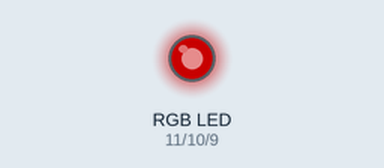
This sketch was run on a simulated Arduino Uno, built with avr-gcc and run on an emulated ATmega328P. On the bench: an RGB LED mixed from three pins (HIGH = lit). Dim RGB values are drawn brighter than linear.

Above: at 0.05 s.
At 1.5 s:
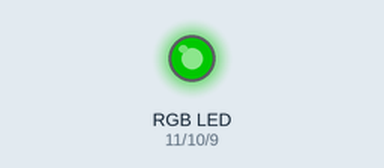
At 3.0 s:
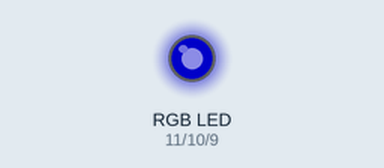
At 3.75 s:
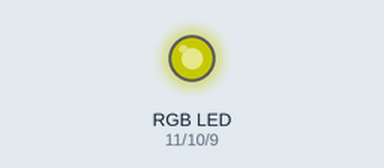
At 4.5 s:
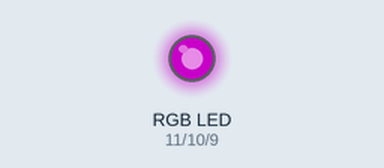
At 6.0 s:
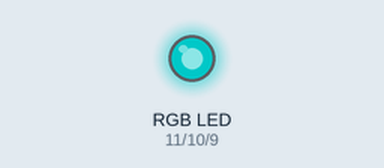
Timing chart, 0 to 7.8 s (numbered marks = the images above):
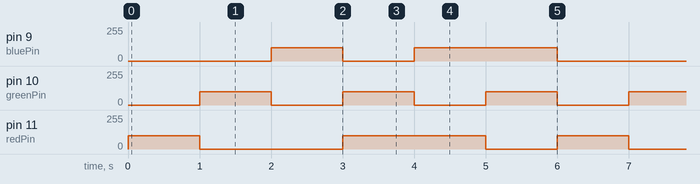

The sketch:

RGB_LED.ino
```cpp
//For use with common-cathode LED

int redPin = 11;
int greenPin = 10;
int bluePin = 9;

void setup() {
  // put your setup code here, to run once:
  pinMode(redPin, OUTPUT);
  pinMode(greenPin, OUTPUT);
  pinMode(bluePin, OUTPUT);
}

void loop() {
  // put your main code here, to run repeatedly:
  setColor(100, 0, 0);  // red
  delay(1000);
  setColor(0, 100, 0);  // green
  delay(1000);
  setColor(0, 0, 100);  // blue
  delay(1000);
  setColor(100, 100, 0);  // yellow
  delay(1000);
  setColor(100, 0, 100);  // cyan
  delay(1000);
  setColor(0, 100, 100);  // magenta
  delay(1000);
}

void setColor(int red, int green, int blue)
{
  analogWrite(redPin, red);
  analogWrite(greenPin, green);
  analogWrite(bluePin, blue);
}
```

Measured:
- by itself, pin 9 (bluePin): repeats every 6.0 s: 0/255 1.0 s, 100/255 2.0 s, 0/255 2.0 s, 100/255 1.0 s
- by itself, pin 10 (greenPin): alternates 100/255 for 1.0 s and 0/255 for 1.0 s
- by itself, pin 11 (redPin): repeats every 6.0 s: 0/255 2.0 s, 100/255 2.0 s, 0/255 1.0 s, 100/255 1.0 s
